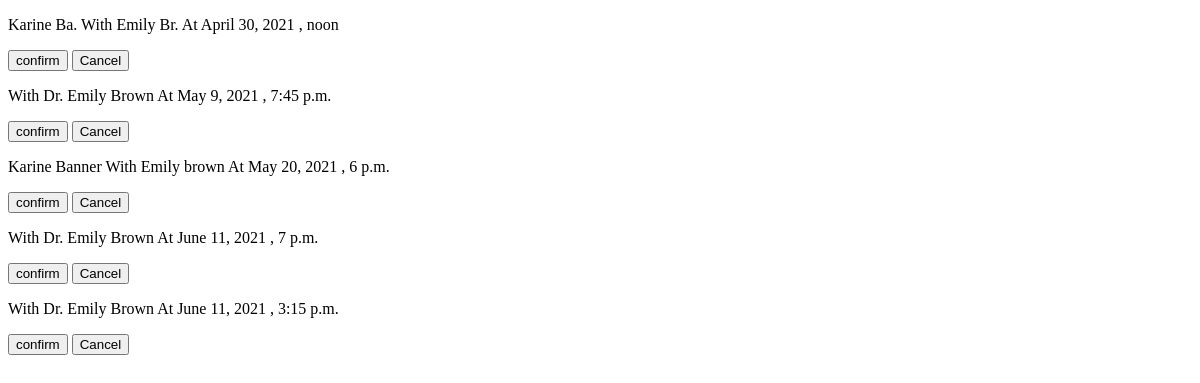
The page /appointment/ on the database as committed earlier.
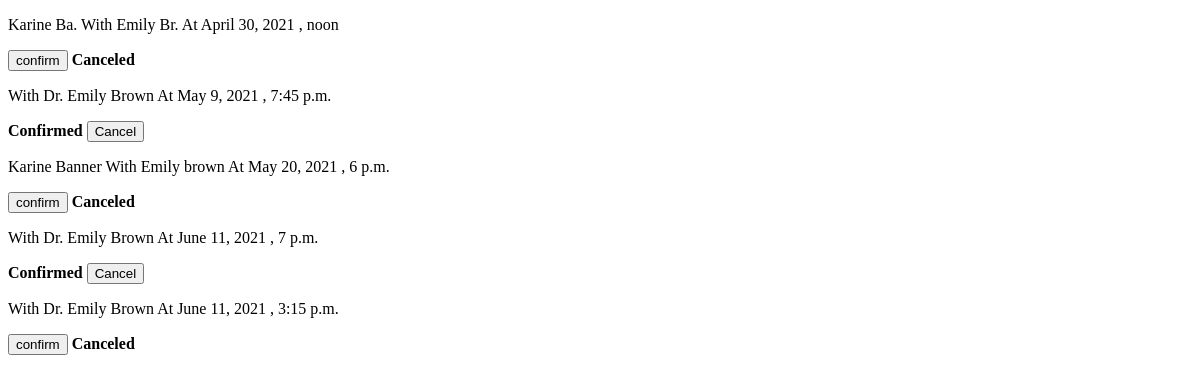
The same page on the database as committed later.
### appointments/models.py (models this page shows, shortened)
class Appointment(models.Model):
    patient = models.ForeignKey(Patient, on_delete=models.CASCADE, related_name='appointment_patient')
    doctor = models.ForeignKey(Doctor, on_delete=models.CASCADE, related_name='appointment_doctor')
    patientname=models.CharField(max_length=40,null=True)
    doctorname =models.CharField(max_length=40,null=True)
    date = models.DateField(null=True)
    time = models.fields.TimeField(null=True)
    description=models.TextField(max_length=500, null=True)
    confirmed = models.BooleanField(default= False)
    canceled = models.BooleanField(default= False)

### appointments/views.py (the view)
# urls.py: path('', views.doctorAppointments),
def doctorAppointments(request):
    if request.method== 'POST':
        if request.POST.get("action")== "confirm":
            confirmAppointment(request)
        elif request.POST.get("action")== "Cancel":                                  # if action is cancel
            cancelappointment(request)
    appointments = Appointment.objects.filter(doctor_id= 3, ).order_by('date')
    print(len(appointments))
    return render(request , 'Appointments.html' ,{'appointments' : appointments})

### templates/Appointments.html (shortened to what this page needs)
<!DOCTYPE html>
<html lang="en">
<head>
</head>
<body>
        <div>
            {%  for appt in appointments %}
                <form action="" method="POST">
                    <p>{{ appt.patientname }} With {{ appt.doctorname }} At {{ appt.date }} , {{ appt.time }}</p>
                    {% if appt.confirmed %}
                        <strong> Confirmed</strong>
                        {% if not appt.canceled %}
                            <input type="submit" name = "action" value="Cancel">
                        {% else %}
                            <strong> Canceled</strong>
                        {% endif %}
                    {% else %}
                        <input type="submit" name = "action" value="confirm">
                        {% if not appt.canceled %}
                            <input type="submit" name = "action" value="Cancel">
                        {% else %}
                              <strong> Canceled</strong>
                        {% endif %}
                    {% endif %}
                </form>
            {% endfor %}
</div>
</body>
</html>

Rows that differ between the two databases and show on the page:
changed Appointment "Karine Ba.": action "Cancel" → (not shown); now shows "Canceled"
changed Appointment "May 9, 2021": confirmed False → True (drawn); action "confirm" → "Cancel"; action "Cancel" → (not shown)
changed Appointment "Karine Banner": action "Cancel" → (not shown); now shows "Canceled"
changed Appointment (number 4 of 5 on the later page): confirmed False → True (drawn); action "confirm" → "Cancel"; action "Cancel" → (not shown)
changed Appointment (number 5 of 5 on the later page): action "Cancel" → (not shown); now shows "Canceled"
